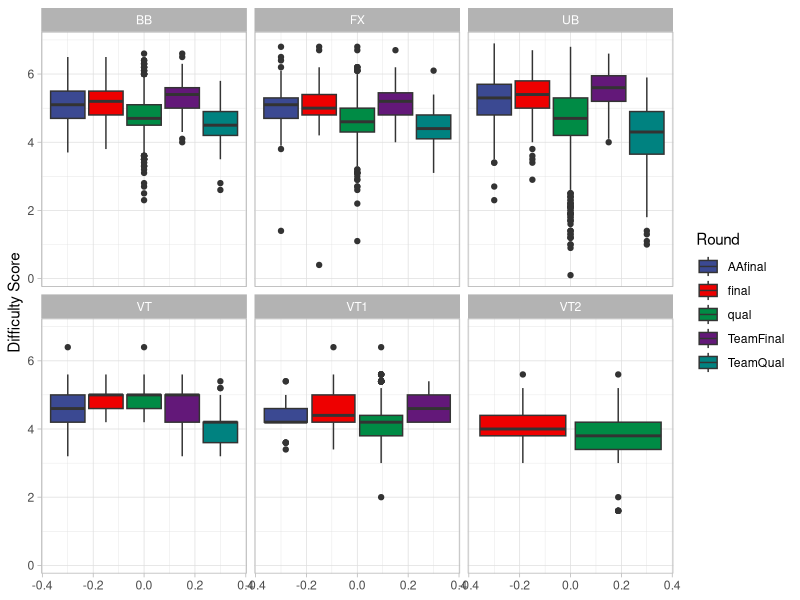
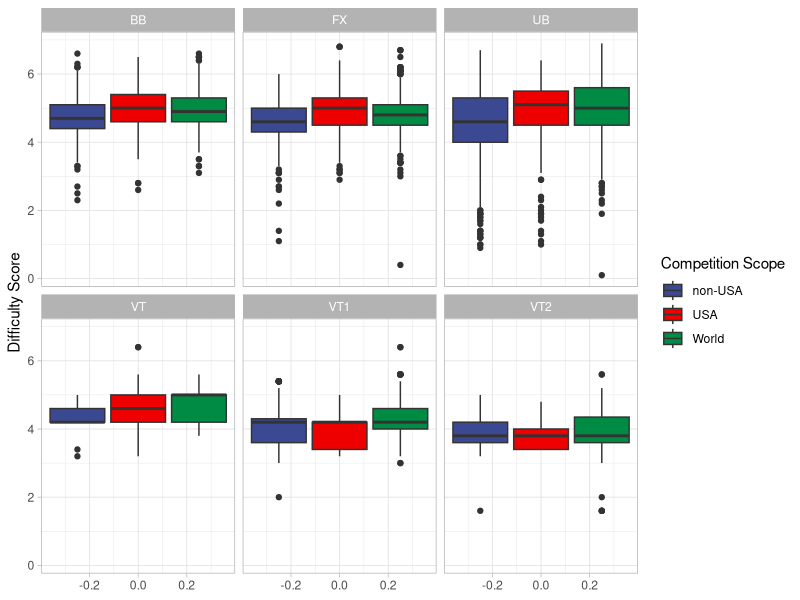
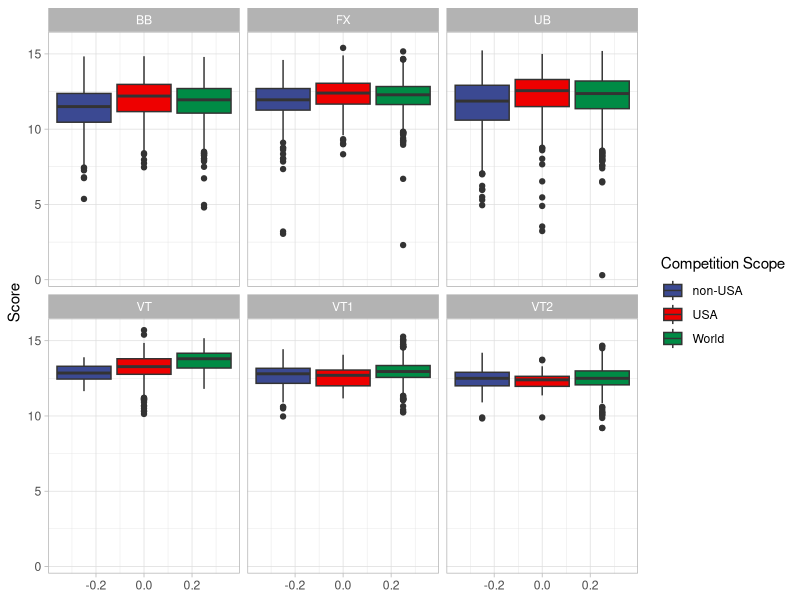
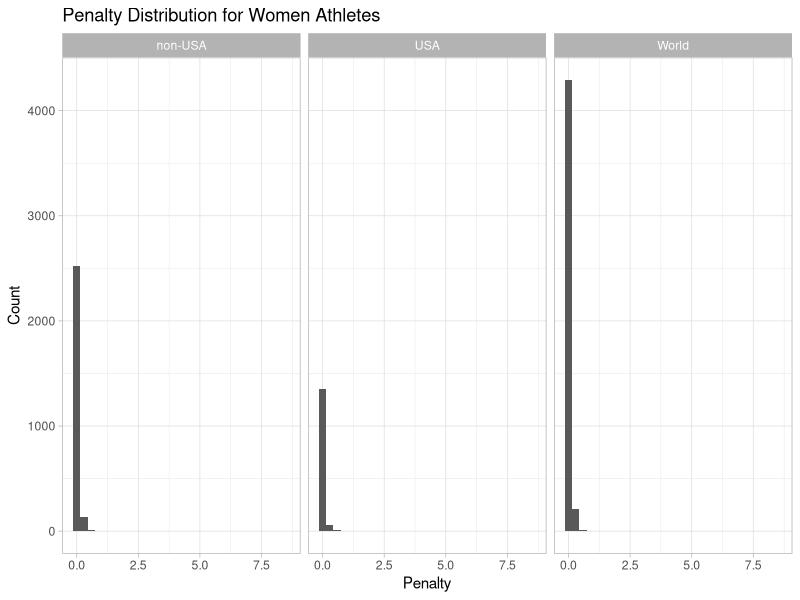
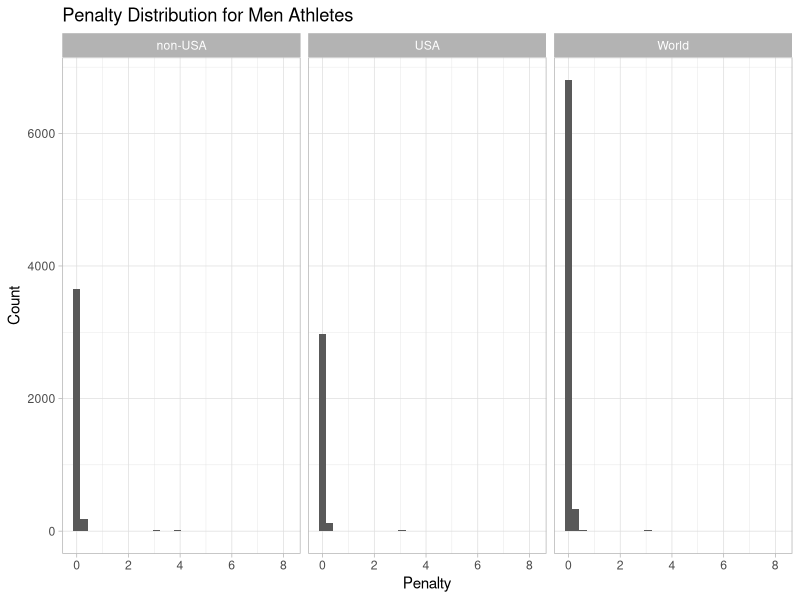
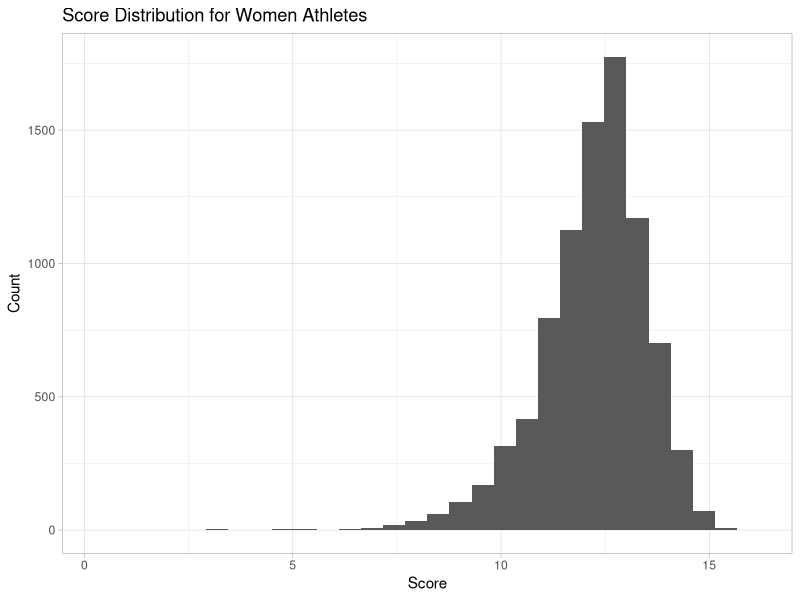
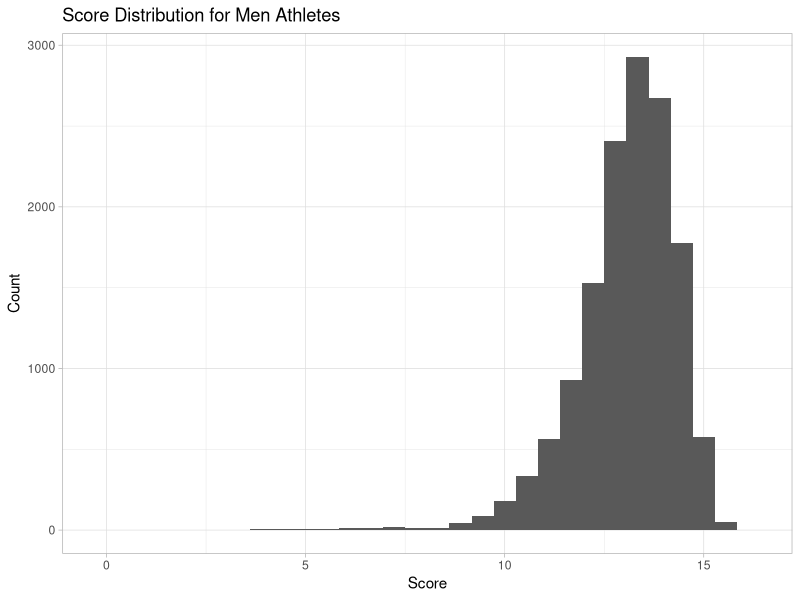
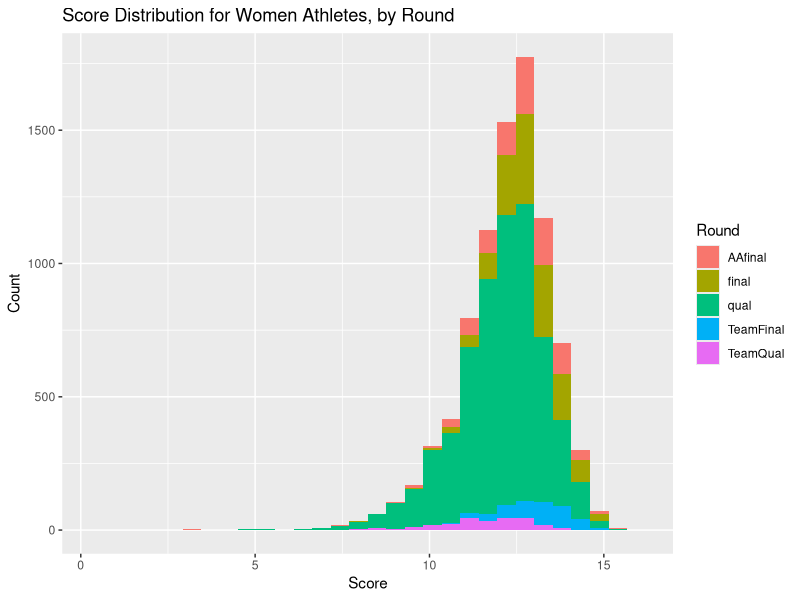

R code for these plots, in order:
## ---- chunk 1
knitr::opts_chunk$set(echo = FALSE)
## ---- chunk 2
# load in libraries
package_list <- c("tidyverse", "vroom", "stringr", "dplyr", "ggsci")

# load in packages
for (package_name in package_list) {
  if (!requireNamespace(package_name, quietly = TRUE)) {
    install.packages(package_name)
  }
  library(package_name, character.only = TRUE)
}

# load in data
df <- vroom("cleandata/data_2022_2023.csv")


## ---- chunk 3
# Clean up names to make sure there is unique name for each athlete.
# taking the first 'word' of the names to simplify
df <- df%>%
  mutate(first_name_only = word(FirstName, 1)) %>%
  mutate(last_name_only = word(LastName, 1))

# standardizing countries. Ex know Scotland and Wales all compete with England as Great Britain.
df_c <- df %>%
  mutate(
    clean_country = case_when(Country == "SCO" ~ "GBR", 
                              Country == "ENG" ~ "GBR", 
                              Country == "WAL" ~ "GBR",
                              Country == "SIN" ~ "SIG", 
                              Country == "GE1" ~ "GER", 
                              Country == "GE2" ~ "GER", 
                              Country == "NIR" ~ "GBR",
                              Country == "IOM" ~ "GBR", 
                              Country == "PUR" ~ "USA",
                              TRUE ~ Country
      
    )
  )

# Simplifying accents in names and dashes
replace_letters <- function(name){
  name <- gsub("Ö", "OE", name)
  name <- gsub("Ü", "U", name)
  name <- gsub("Ø", "O", name)
  name <- sub("-.*", "", name)
  name <- gsub("Ä", "AE", name)
  return(name)
}

standardize <- function(name){
  name <- iconv(name, "UTF-8", "ASCII//TRANSLIT")
  return (name)
}

# Applying accent cleaning function to dataframe's name columns.
df_c$first_name_only <- lapply(df_c$first_name_only, replace_letters)
df_c$last_name_only <- lapply(df_c$last_name_only, replace_letters)

df_c$first_name_only <- lapply(df_c$first_name_only, standardize)
df_c$last_name_only <- lapply(df_c$last_name_only, standardize) 


# mutate to create name variable comprising of both first and last name
df_c <- df_c %>%
  mutate(name = paste(first_name_only, last_name_only))

# Separating into two dataset of men and women's gymnastics
df_men_c <- df_c%>%
  filter(Gender == "m")

df_women_c <- df_c%>%
  filter(Gender == "w")

  
## ---- chunk 4
# Manual cleaning done on name for women's data
df_women_c <- df_women_c %>%
  mutate(
    clean_name = case_when(
      name == "Anna KONIG" ~ "Anna KOENIG",
      name == "Aberdeen O" ~ "Aberdeen O'DRISCOL", 
      name == "Christina KIOSO" ~ "Christina VASILOPOULOU",
      name == "Korkem YEROBSSYNKYZY" ~ "Korkem YERBOSSYNKYZY",
      name == "Larasati REGGANIS" ~ "Larasati RENGGANIS", 
      name == "Liu MAI" ~ "Mai LIU" ,
      name == "Melanie DE" ~ "Melanie DE JESUS", 
      name == "Melanie JESUS" ~ "Melanie DE JESUS", 
      name == "Milka ELPITIYA" ~ "Milka GEHANI", 
      name == "NA ELPITIYA" ~ "Milka GEHANI", 
      name == "Nika KUKULJAN" ~ "Nika FRLETA", 
      name == "Olivia MAFES" ~ "Olivia Kelly", 
      name == "Ruby EVAN" ~ "Ruby EVANS", 
      name == "Sasiwimion MUEANGPHUAN" ~ "Sasiwimon MUEANGPHUAN", 
      name == "Shade OORSCHOT" ~ "Shade VAN OORSCHOT",
      name == "Shade VAN" ~ "Shade VAN OORSCHOT", 
      name == "Vera VAN" ~ "Vera VAN POL", 
      name == "Vera POL"  ~ "Vera VAN POL", 
      name == "Wong VANESSA" ~ "Vanessa WONG", 
      name == "Zeina SHARAF" ~ "Zeina IBRAHIM", 
      name == "NA JESUS" ~ "Melanie DE JESUS",
      TRUE ~ name
    )
  )

# Manual cleaning done on country specifications for women's data
df_women_c <- df_women_c %>%
  mutate(
    clean_country = ifelse(clean_name == "Teja BELAK", "SLO", clean_country), 
    clean_country = ifelse(clean_name == "Naveen DARIES", "RSA", clean_country), 
    clean_country = ifelse(clean_name == "Madeleine MARSHALL", "NZL", clean_country)
  )

df_women_c <- df_women_c %>%
  filter(!is.na(first_name_only))

numeric_columns <- sapply(df_women_c, is.numeric)
df_women_c[numeric_columns][is.na(df_women_c[numeric_columns])] <- 0
## ---- chunk 5
# Manual cleaning done on name for men's data
df_men_c <- df_men_c %>%
  mutate(
    clean_name = case_when(
      name == "Mc ATEER" ~ "Ewan MCATEER",
      name == "Ewan MC" ~ "Ewan MCATEER", 
      name == "Mc CLENAGHAN" ~ "Rhys MCCLENAGHAN",
      name == "Rhys MC" ~ "Rhys MCCLENAGHAN",
      name == "Samual DICK" ~ "Samuel DICK",
      name == "William FU" ~ "William FUALLEN",
      name == "Jermain GRUNBERG" ~ "Jermain GRUENBERG", 
      name == "Rakah HARITHI" ~ "Rakan HARITHI",
      name == "Vinzenz HOCK" ~ "Vinzenz HOECK",
      name == "VInzenz HOECK" ~ "Vinzenz HOECK",
      name == "Mohamad KHALIL" ~ "Mohamed KHALIL",
      name == "Severin KRANZLMULLER" ~ "Severin KRANZLMUELLER",
      name == "NA KUMARASINGHEGE" ~ "Hansha KUMARASINGHEGE",
      name == "Manuel MARTINEZ" ~ "Jose MARTINEZ",
      name == "Felipe MARTINEZ" ~ "Andres MARTINEZ",
      name == "Clay MASON" ~ "Clay MASONSTEPHENS",
      name == "Dimitrijs MICKEVICS" ~ "Dmitrijs MICKEVICS",
      name == "Dmitry PATANIN" ~ "Dmitriy PATANIN",
      name == "NA SOUZA" ~ "Caio SOUZA",
      name == "Jann TIMBANG" ~ "Jan TIMBANG",
      name == "Kim VANSTROM" ~ "Kim VANSTROEM",
      name == "Sam ZAKUTNEY" ~ "Samuel ZAKUTNEY",
      TRUE ~ name
    )
  )

# Manual cleaning done on country specifications for men's data
df_men_c <- df_men_c %>%
  mutate(
    clean_country = ifelse(clean_name == "Ewan MCATEER", "IRL", clean_country), 
    clean_country = ifelse(clean_name == "Rhys MCCLENAGHAN", "IRL", clean_country), 
    clean_country = ifelse(clean_name == "Dominick CUNNINGHAM", "IRL", clean_country),
    clean_country = ifelse(clean_name == "Eamon MONTGOMERY", "IRL", clean_country),
    clean_country = ifelse(clean_name == "NIkita SIMONOV", "AZE", clean_country)
  )

df_men_c <- df_men_c %>%
  filter(!is.na(first_name_only))

numeric_columns <- sapply(df_men_c, is.numeric)
df_men_c[numeric_columns][is.na(df_men_c[numeric_columns])] <- 0

## ---- chunk 6
df_men_names <- df_men_c %>%
  distinct(last_name_only, first_name_only, clean_country, name)

## ---- chunk 7

unique(df_women_c$Competition)

df_women_c <- df_women_c %>%
  mutate(competition_number = case_when(
    Competition == "2022 Cottbus World Cup" ~ "1",
    Competition == "2022 Winter Cup" ~ "2",
    Competition == "2022 Doha World Cup" ~ "3",
    Competition == "2022 Cairo World Cup" ~ "4",
    Competition == "2022 British Gymnastics Championships" ~ "5",
    Competition == "2022 Varna World Challenge Cup" ~ "6",
    Competition == "2022 Baku World Cup" ~ "7",
    Competition == "2022 Osijek World Challenge Cup" ~ "8",
    Competition == "2022 9th Senior Artistic Gymnastics Asian Championships" ~ "9",
    Competition == "2022 Koper World Challenge Cup" ~ "10",
    Competition == "2022 U.S. Classic" ~ "11",
    Competition == "BIRMINGHAM 2022 Commonwealth Games" ~ "12",
    Competition == "2022 Senior European Championships" ~ "13",
    Competition == "2022 U.S. Championships" ~ "14",
    Competition == "2022 Paris World Challenge Cup" ~ "15",
    Competition == "2022 Szombathely World Challenge Cup" ~ "16",
    Competition == "2022 Mersin World Challenge Cup" ~ "17",
    Competition == "2022 51st FIG Artistic Gymnastics World Championships" ~ "18",
    Competition == "2023 Cottbus World Cup" ~ "19",
    Competition == "2023 Winter Cup" ~ "20",
    Competition == "2023 Doha World Cup" ~ "21",
    Competition == "2023 Baku World Cup" ~ "22",
    Competition == "EnBW DTB Pokal Team Challenge 2023" ~ "23",
    Competition == "2023 British Gymnastics Championships" ~ "24",
    Competition == "2023 Senior European Championships" ~ "25",
    Competition == "2023 Cairo World Cup" ~ "26",
    Competition == "2023 Varna World Challenge Cup" ~ "27",
    Competition == "2023 Artistic Gymnastics Senior Pan American Championships" ~ "28",
    Competition == "2023 Tel Aviv World Challenge Cup" ~ "29",
    Competition == "2023 Osijek World Challenge Cup" ~ "30",
    Competition == "2023 10th Senior Artistic Gymnastics Asian Championships" ~ "31",
    Competition == "2023 Central American and Caribbean Games" ~ "32",
    Competition == "2023 FISU World University Games" ~ "33",
    Competition == "2023 Core Hydration Classic" ~ "34",
    Competition == "2023 U.S. Championships" ~ "35",
    Competition == "2023 52nd FIG Artistic Gymnastics World Championships" ~ "36",
    TRUE ~ "Other"
  ))

df_women_c = df_women_c %>%
  mutate(competition_number = as.numeric(competition_number))

## ---- chunk 8

df_women_c <- df_women_c %>%
  mutate(competition_scope = case_when(
    Competition == "2022 Cottbus World Cup" ~ "World",
    Competition == "2022 Winter Cup" ~ "USA",
    Competition == "2022 Doha World Cup" ~ "World",
    Competition == "2022 Cairo World Cup" ~ "World",
    Competition == "2022 British Gymnastics Championships" ~ "non-USA",
    Competition == "2022 Varna World Challenge Cup" ~ "World",
    Competition == "2022 Baku World Cup" ~ "World",
    Competition == "2022 Osijek World Challenge Cup" ~ "World",
    Competition == "2022 9th Senior Artistic Gymnastics Asian Championships" ~ "non-USA",
    Competition == "2022 Koper World Challenge Cup" ~ "World",
    Competition == "2022 U.S. Classic" ~ "USA",
    Competition == "BIRMINGHAM 2022 Commonwealth Games" ~ "non-USA",
    Competition == "2022 Senior European Championships" ~ "non-USA",
    Competition == "2022 U.S. Championships" ~ "USA",
    Competition == "2022 Paris World Challenge Cup" ~ "World",
    Competition == "2022 Szombathely World Challenge Cup" ~ "World",
    Competition == "2022 Mersin World Challenge Cup" ~ "World",
    Competition == "2022 51st FIG Artistic Gymnastics World Championships" ~ "World",
    Competition == "2023 Cottbus World Cup" ~ "World",
    Competition == "2023 Winter Cup" ~ "USA",
    Competition == "2023 Doha World Cup" ~ "World",
    Competition == "2023 Baku World Cup" ~ "World",
    Competition == "EnBW DTB Pokal Team Challenge 2023" ~ "World",
    Competition == "2023 British Gymnastics Championships" ~ "non-USA",
    Competition == "2023 Senior European Championships" ~ "non-USA",
    Competition == "2023 Cairo World Cup" ~ "World",
    Competition == "2023 Varna World Challenge Cup" ~ "World",
    Competition == "2023 Artistic Gymnastics Senior Pan American Championships" ~ "USA",
    Competition == "2023 Tel Aviv World Challenge Cup" ~ "World",
    Competition == "2023 Osijek World Challenge Cup" ~ "World",
    Competition == "2023 10th Senior Artistic Gymnastics Asian Championships" ~ "non-USA",
    Competition == "2023 Central American and Caribbean Games" ~ "non-USA",
    Competition == "2023 FISU World University Games" ~ "USA",
    Competition == "2023 Core Hydration Classic" ~ "USA",
    Competition == "2023 U.S. Championships" ~ "USA",
    Competition == "2023 52nd FIG Artistic Gymnastics World Championships" ~ "World",
    TRUE ~ "Other"
  ))

## ---- chunk 9

df_men_c <- df_men_c %>%
  mutate(competition_number = case_when(
    Competition == "2022 Cottbus World Cup" ~ "1",
    Competition == "2022 Winter Cup" ~ "2",
    Competition == "2022 Doha World Cup" ~ "3",
    Competition == "2022 Cairo World Cup" ~ "4",
    Competition == "2022 British Gymnastics Championships" ~ "5",
    Competition == "2022 Varna World Challenge Cup" ~ "6",
    Competition == "2022 Baku World Cup" ~ "7",
    Competition == "2022 Osijek World Challenge Cup" ~ "8",
    Competition == "2022 9th Senior Artistic Gymnastics Asian Championships" ~ "9",
    Competition == "2022 Koper World Challenge Cup" ~ "10",
    Competition == "2022 U.S. Classic" ~ "11",
    Competition == "BIRMINGHAM 2022 Commonwealth Games" ~ "12",
    Competition == "2022 Senior European Championships" ~ "13",
    Competition == "2022 U.S. Championships" ~ "14",
    Competition == "2022 Paris World Challenge Cup" ~ "15",
    Competition == "2022 Szombathely World Challenge Cup" ~ "16",
    Competition == "2022 Mersin World Challenge Cup" ~ "17",
    Competition == "2022 51st FIG Artistic Gymnastics World Championships" ~ "18",
    Competition == "2023 Cottbus World Cup" ~ "19",
    Competition == "2023 Winter Cup" ~ "20",
    Competition == "2023 Doha World Cup" ~ "21",
    Competition == "2023 Baku World Cup" ~ "22",
    Competition == "EnBW DTB Pokal Team Challenge 2023" ~ "23",
    Competition == "2023 British Gymnastics Championships" ~ "24",
    Competition == "2023 Senior European Championships" ~ "25",
    Competition == "2023 Cairo World Cup" ~ "26",
    Competition == "Oceania Continental Championships 2023" ~ "27",
    Competition == "2023 Varna World Challenge Cup" ~ "28",
    Competition == "2023 Artistic Gymnastics Senior Pan American Championships" ~ "29",
    Competition == "2023 Tel Aviv World Challenge Cup" ~ "30",
    Competition == "2023 Osijek World Challenge Cup" ~ "31",
    Competition == "2023 10th Senior Artistic Gymnastics Asian Championships" ~ "32",
    Competition == "2023 Central American and Caribbean Games" ~ "33",
    Competition == "2023 FISU World University Games" ~ "34",
    Competition == "2023 Core Hydration Classic" ~ "35",
    Competition == "2023 U.S. Championships" ~ "36",
    Competition == "2023 52nd FIG Artistic Gymnastics World Championships" ~ "37",
    TRUE ~ "Other"
  ))

df_men_c = df_men_c %>%
  mutate(competition_number = as.numeric(competition_number))

## ---- chunk 10

df_men_c <- df_men_c %>%
  mutate(competition_scope = case_when(
    Competition == "2022 Cottbus World Cup" ~ "World",
    Competition == "2022 Winter Cup" ~ "USA",
    Competition == "2022 Doha World Cup" ~ "World",
    Competition == "2022 Cairo World Cup" ~ "World",
    Competition == "2022 British Gymnastics Championships" ~ "non-USA",
    Competition == "2022 Varna World Challenge Cup" ~ "World",
    Competition == "2022 Baku World Cup" ~ "World",
    Competition == "2022 Osijek World Challenge Cup" ~ "World",
    Competition == "2022 9th Senior Artistic Gymnastics Asian Championships" ~ "non-USA",
    Competition == "2022 Koper World Challenge Cup" ~ "World",
    Competition == "2022 U.S. Classic" ~ "USA",
    Competition == "BIRMINGHAM 2022 Commonwealth Games" ~ "non-USA",
    Competition == "2022 Senior European Championships" ~ "non-USA",
    Competition == "2022 U.S. Championships" ~ "USA",
    Competition == "2022 Paris World Challenge Cup" ~ "World",
    Competition == "2022 Szombathely World Challenge Cup" ~ "World",
    Competition == "2022 Mersin World Challenge Cup" ~ "World",
    Competition == "2022 51st FIG Artistic Gymnastics World Championships" ~ "World",
    Competition == "2023 Cottbus World Cup" ~ "World",
    Competition == "2023 Winter Cup" ~ "USA",
    Competition == "2023 Doha World Cup" ~ "World",
    Competition == "2023 Baku World Cup" ~ "World",
    Competition == "EnBW DTB Pokal Team Challenge 2023" ~ "World",
    Competition == "2023 British Gymnastics Championships" ~ "non-USA",
    Competition == "2023 Senior European Championships" ~ "non-USA",
    Competition == "2023 Cairo World Cup" ~ "World",
    Competition == "Oceania Continental Championships 2023" ~ "non-USA",
    Competition == "2023 Varna World Challenge Cup" ~ "World",
    Competition == "2023 Artistic Gymnastics Senior Pan American Championships" ~ "USA",
    Competition == "2023 Tel Aviv World Challenge Cup" ~ "World",
    Competition == "2023 Osijek World Challenge Cup" ~ "World",
    Competition == "2023 10th Senior Artistic Gymnastics Asian Championships" ~ "non-USA",
    Competition == "2023 Central American and Caribbean Games" ~ "non-USA",
    Competition == "2023 FISU World University Games" ~ "USA",
    Competition == "2023 Core Hydration Classic" ~ "USA",
    Competition == "2023 U.S. Championships" ~ "USA",
    Competition == "2023 52nd FIG Artistic Gymnastics World Championships" ~ "World",
    TRUE ~ "Other"
  ))

## ---- chunk 11

ggplot(data = df_women_c, aes(y = D_Score, fill = Round))+
  geom_boxplot()+
  facet_wrap(.~Apparatus) +
  theme_light()+
  scale_fill_aaas()+  
  labs(
    #title = "Distribution of the Difficulty Score by Round and Apparatus",
   # subtitle = "For Women",
    fill = "Round",
    y = "Difficulty Score"
  )


## ---- chunk 12

ggplot(data = df_women_c, aes(y = D_Score, fill = competition_scope))+
  geom_boxplot()+
  facet_wrap(.~Apparatus)+
  theme_light()+
  scale_fill_aaas()+
  labs(
    fill = "Competition Scope", 
    y = "Difficulty Score"
  )
## ---- chunk 13

ggplot(data = df_women_c, aes(y = Score, fill = competition_scope))+
  geom_boxplot()+
  facet_wrap(.~Apparatus)+
  theme_light()+
  scale_fill_aaas()+
  labs(
    fill = "Competition Scope"
  )
## ---- chunk 14

# for women
#quantile(as.numeric(df_women_c$Penalty), 0.95, na.rm = TRUE)
#quantile(as.numeric(df_women_c$Penalty), 0.51, na.rm = TRUE)

ggplot(data = df_women_c, aes(x = Penalty)) +
  geom_histogram(bins = 30) +
  facet_wrap(~ competition_scope) +
  labs(title = "Penalty Distribution for Women Athletes",
       x = "Penalty",
       y = "Count") +
  theme_light() +
  scale_color_aaas()

## ---- chunk 15

# for men
#quantile(as.numeric(df_men_c$Penalty), 0.95, na.rm = TRUE)
#quantile(as.numeric(df_men_c$Penalty), 0.51, na.rm = TRUE)

ggplot(data = df_men_c, aes(x = Penalty)) +
  geom_histogram(bins = 30) +
  facet_wrap(~ competition_scope) +
    labs(title = "Penalty Distribution for Men Athletes",
       x = "Penalty",
       y = "Count") +
  theme_light() +
  scale_color_aaas()

## ---- chunk 16
ggplot(data = df_women_c, aes(x = Score)) +
  geom_histogram() +
  labs(title = "Score Distribution for Women Athletes",
       x = "Score",
       y = "Count") +
  theme_light() +
  scale_color_aaas()


#mean(df_women_c$Score)
#median(df_women_c$Score)

## ---- chunk 17

ggplot(data = df_men_c, aes(x = Score)) +
  geom_histogram() +
  labs(title = "Score Distribution for Men Athletes",
       x = "Score",
       y = "Count") +
  theme_light() +
  scale_color_aaas()

#mean(df_men_c$Score)
#median(df_men_c$Score)

## ---- chunk 18
ggplot(data = df_women_c, aes(x = Score)) +
  geom_histogram(aes(fill = Round)) +
  labs(title = "Score Distribution for Women Athletes, by Round",
       x = "Score",
       y = "Count")

ggplot(data = df_men_c, aes(x = Score)) +
  geom_histogram(aes(fill = Round)) +
  labs(title = "Score Distribution for Men Athletes, by Round",
       x = "Score",
       y = "Count")

mean(df_women_c$Score)
median(df_women_c$Score)

mean(df_men_c$Score)
median(df_men_c$Score)
## ---- chunk 19

ggplot(data = df_men_c, aes(x = D_Score)) +
  geom_histogram(aes(fill = Round)) +
  labs(title = "Difficulty Score Distribution for Male Athletes",
       x = "Score",
       y = "Count")+
  theme_light()+
  scale_fill_aaas()

## ---- chunk 20

ggplot(data = df_men_c, aes(x = E_Score)) +
  geom_histogram(aes(fill = Round)) +
  labs(title = "Execution Score Distribution for Male Athletes",
       x = "Score",
       y = "Count")+
  theme_light()+
  scale_fill_aaas()


## ---- chunk 21
ggplot(data = df_women_c, aes(x = D_Score)) +
  geom_histogram(aes(fill = Round)) +
  labs(title = "Difficulty Score Distribution for Women Athletes",
       x = "Score",
       y = "Count")+
  theme_light()+
  scale_fill_aaas()

ggplot(data = df_women_c, aes(x = E_Score)) +
  geom_histogram(aes(fill = Round)) +
  labs(title = "Execution Score Distribution for Women Athletes",
       x = "Score",
       y = "Count")+
  theme_light()+
  scale_fill_aaas()
## ---- chunk 22

ggplot(data = df_men_c, aes(y = D_Score, fill = Round))+
  geom_boxplot()+
  facet_wrap(.~Apparatus) +
  theme_light()+
  scale_fill_aaas()+  
  labs(
   # title = "Distribution of the Difficulty Score by Round and Apparatus",
   # subtitle = "For Men",
    fill = "Round",
    y = "Difficulty Score"
  )


## ---- chunk 23

ggplot(data = df_men_c, aes(y = D_Score, fill = competition_scope))+
  geom_boxplot()+
  facet_wrap(.~Apparatus)+
  theme_light()+
  scale_fill_aaas()+
  labs(
    #title = "Distribution of Difficulty scores by the Scope of Competition and Apparatus",
    #subtitle = "For Men",
    fill = "Competition Scope",
    y = "Difficulty Score"
  )
## ---- chunk 24

ggplot(data = df_men_c, aes(y = Score, fill = competition_scope))+
  geom_boxplot()+
  facet_wrap(.~Apparatus)+
  theme_light()+
  scale_fill_aaas()+
  labs(
   # title = "Distribution of Scores by Scope of Competition and Apparatus",
   # subtitle = "For Men",
    fill = "Competition Scope"
  )

